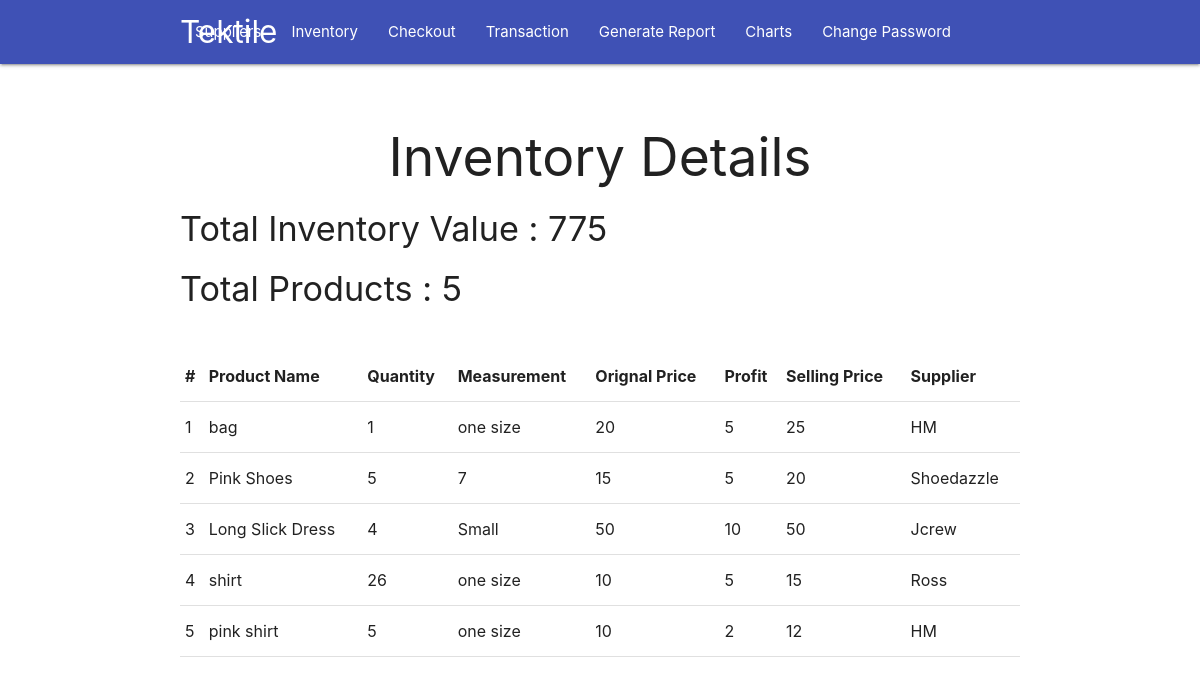
/inventory/ (signed in), run on the app's committed database.
### invent/models.py (models this page shows, shortened)
class Inventory(models.Model):
    pname = models.CharField(max_length=255)
    quantity = models.PositiveIntegerField()
    measurement = models.CharField(max_length=255)
    orginal_price = models.PositiveIntegerField()
    profit = models.PositiveIntegerField()
    selling_price = models.PositiveIntegerField()
    supplier = models.ForeignKey(Supplier, on_delete=models.CASCADE)

class Supplier(models.Model):
    sname = models.CharField(max_length=255, unique=True)
    contact = models.CharField(max_length=255)
    address = models.TextField(max_length=255)
    def __str__(self):
        return self.sname

### invent/views.py (the view)
# urls.py: path('inventory/', views.inventory, name='inventory'),
@login_required
def inventory(request):
    inventory = Inventory.objects.all().order_by('id')
    total_products = Inventory.objects.all().count()
    total_value = [i.quantity * i.selling_price for i in inventory]
    context = {
        'inventory': inventory,
        'total_products': total_products,
        'total_value': sum(total_value)
    }
    return render(request, 'ims/index.html', context)

### invent/templates/ims/index.html (shortened to what this page needs)
{% extends 'ims/base.html' %}
{% block body %}
{% if user.is_authenticated %}
{% if inventory %}
{% include 'ims/inventory.html' %}
{% endif %}
{% endif %}
{% endblock body %}

### invent/templates/ims/inventory.html
<main>
	<div class="container">
		<center>
			<h2>Inventory Details</h2>
		</center>
		<div>
			<h4>Total Inventory Value : {{total_value}}</h4>
			<h4>Total Products : {{total_products}}</h4>
		</div>
		<div class="section"></div>
		<table class="responsive-table highlight">
			<thead>
				<tr>
					<th>#</th>
					<th>Product Name</th>
					<th>Quantity</th>
					<th>Measurement</th>
					<th>Orignal Price</th>
					<th>Profit</th>
					<th>Selling Price</th>
					<th>Supplier</th>
				</tr>
			</thead>
			<tbody>
				{% for i in inventory %}
					<tr>
						<td>{{i.id}}</td>
						<td>{{i.pname}}</td>
						<td>{{i.quantity}}</td>
						<td>{{i.measurement}}</td>
						<td>{{i.orginal_price}}</td>
						<td>{{i.profit}}</td>
						<td>{{i.selling_price}}</td>
						<td>{{i.supplier}}</td>
					</tr>
				{% endfor %}
			</tbody>
		</table>
	</div>
</main>

### data on the page
Inventory: id "1", pname "bag", quantity "1", measurement "one size", orginal_price "20", profit "5", selling_price "25", supplier "HM"
Inventory: id "2", pname "Pink Shoes", quantity "5", measurement "7", orginal_price "15", profit "5", selling_price "20", supplier "Shoedazzle"
Inventory: id "3", pname "Long Slick Dress", quantity "4", measurement "Small", orginal_price "50", profit "10", selling_price "50", supplier "Jcrew"
Inventory: id "4", pname "shirt", quantity "26", measurement "one size", orginal_price "10", profit "5", selling_price "15", supplier "Ross"
Inventory: id "5", pname "pink shirt", quantity "5", measurement "one size", orginal_price "10", profit "2", selling_price "12", supplier "HM"

### other printed values
{{ total_value }} "775"
{{ total_products }} "5"
